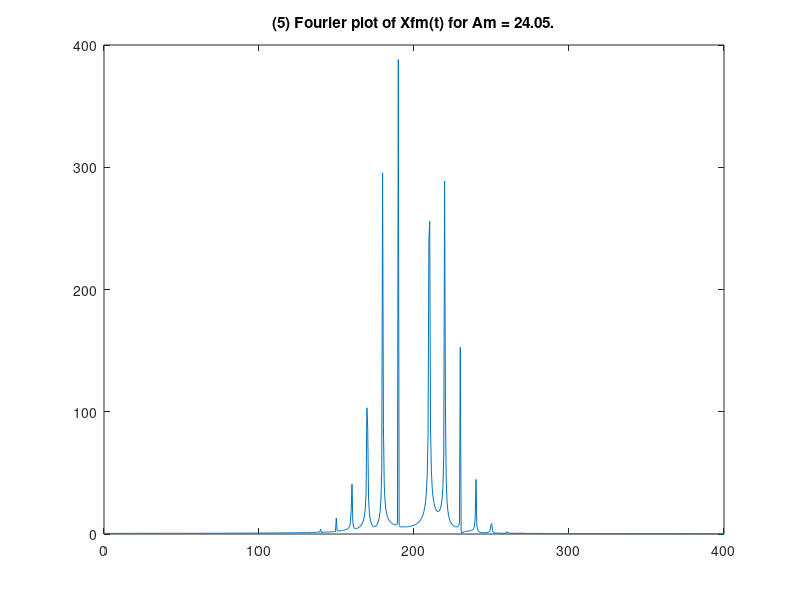
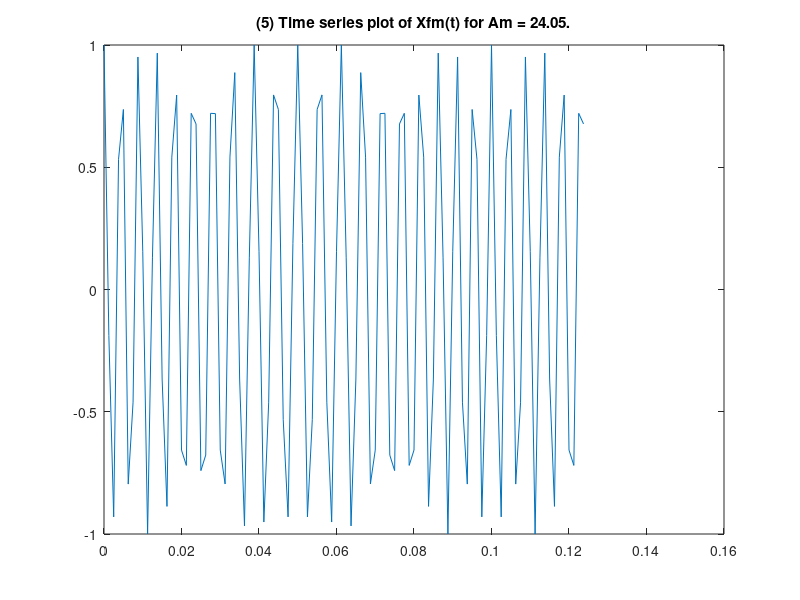

Write the MATLAB code that produced these figures, in order.
fc =200;
fm =10;
kf=1;
Fs=4*fc;
L=1500;
t=(0:L)*(1/Fs);
f = Fs*(0:(L/2))/L;


%   a) beta = 0
%   b) beta = 0.25
%   c) beta = 0.5
%   d) beta = 1
%   e) beta = 2.405   carrier is not present while others are present
%   f) beta = 3.832      1st side band is not present while others are present

n = input('Enter a letter: ');
switch n
    case 1
        beta = 0;
        Am = beta *fm/kf;
    case 2
        beta = 0.25;
        Am = beta *fm/kf;
    case 3
        beta = 0.5;
       Am = beta *fm/kf;
    case 4
        beta = 1;
        Am = beta *fm/kf;
    case 5
        beta = 2.405 ;
        Am = beta *fm/kf;
    case 6
        beta = 3.832;
        Am = beta *fm/kf;
    otherwise
        disp('try again')
end

f1=figure;
f2=figure;
Xfm = cos(2*pi*fc*t + beta*sin(2*pi*fm*t));

figure(f1);
Y=abs(fftshift(fft(Xfm)));
plot(f,Y(1:L/2+1));
title(['(',num2str(n),') Fourier plot of Xfm(t) for Am = ',num2str(Am),'.']);

figure(f2);
plot(t(1:100),Xfm(1:100));
title(['(',num2str(n),') Time series plot of Xfm(t) for Am = ',num2str(Am),'.']);